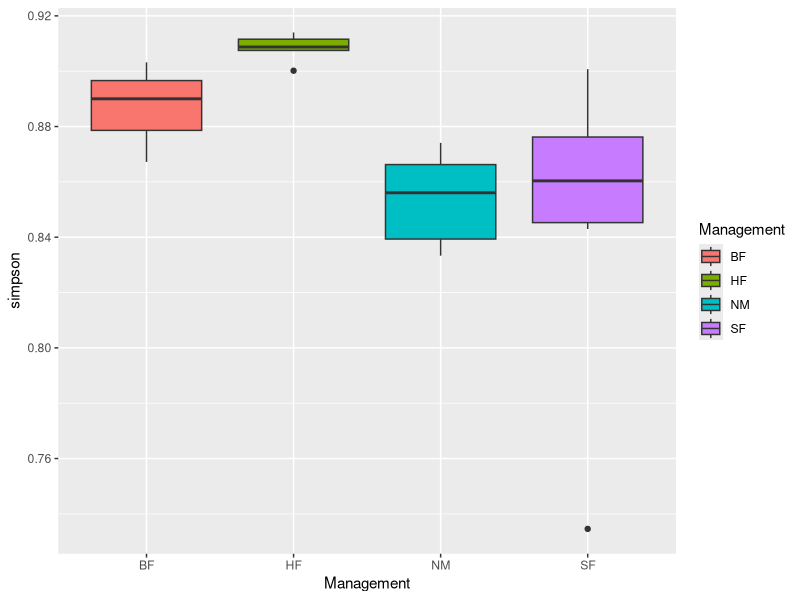
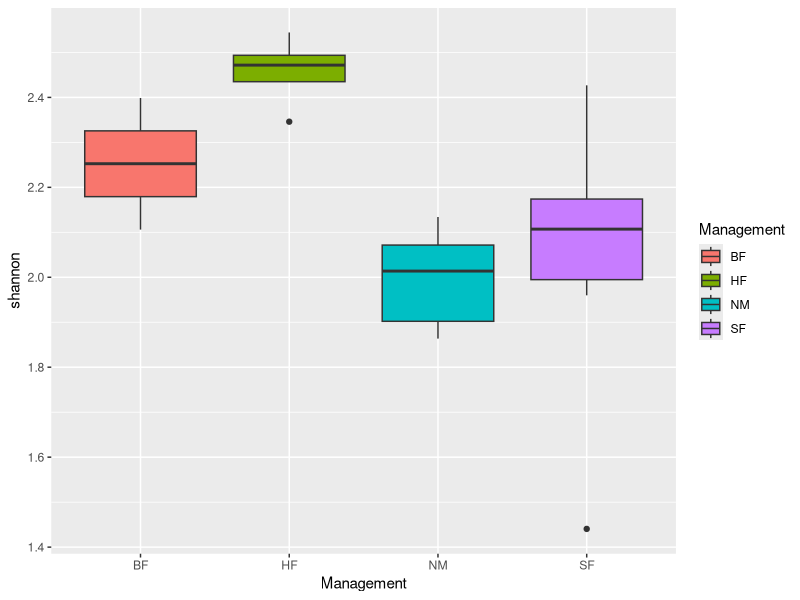
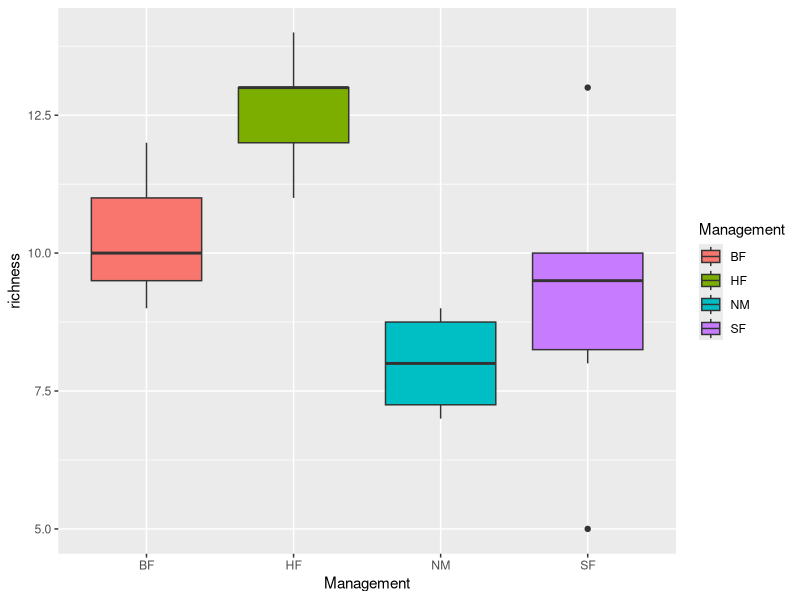
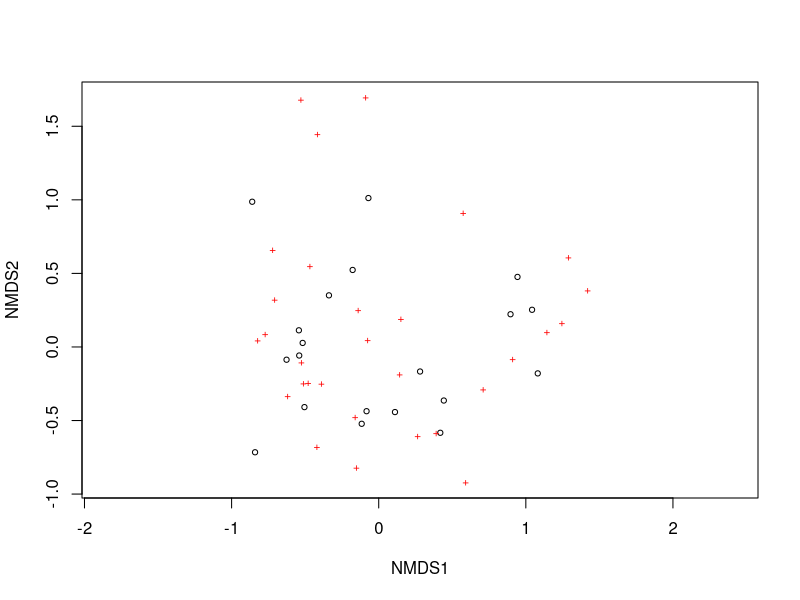
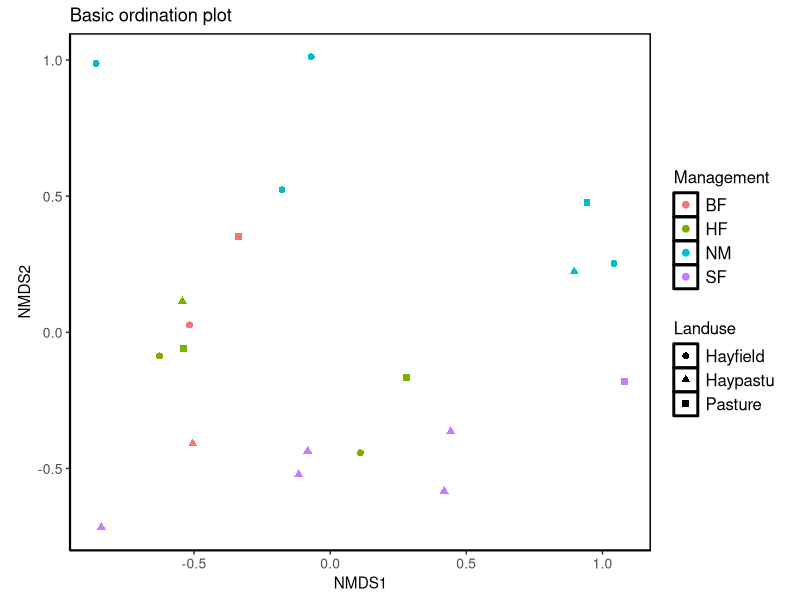
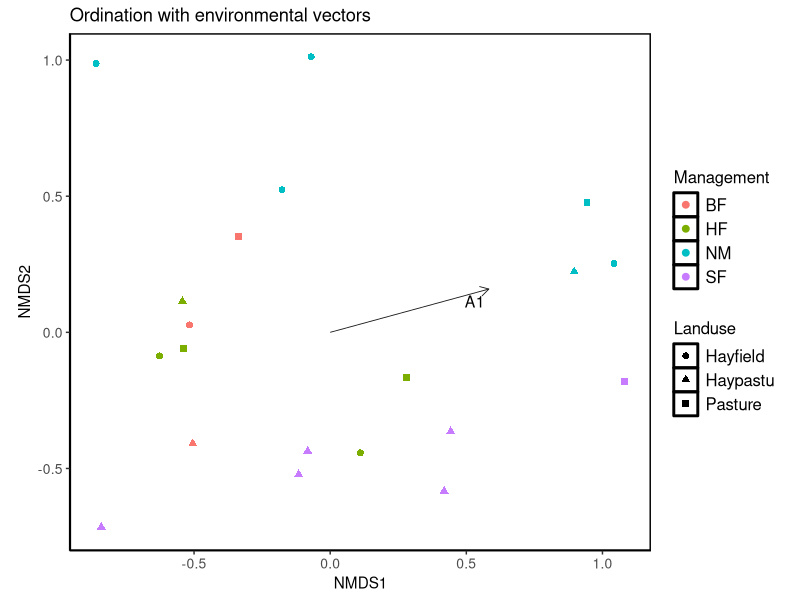
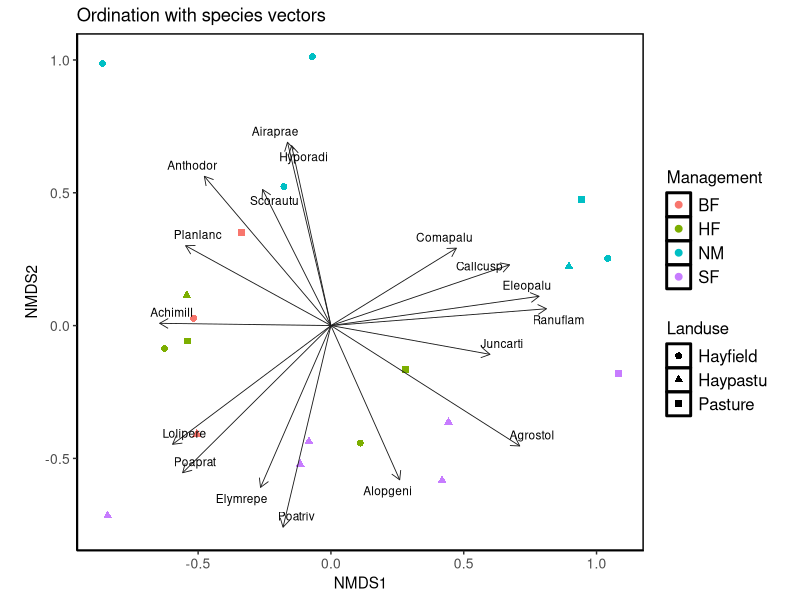
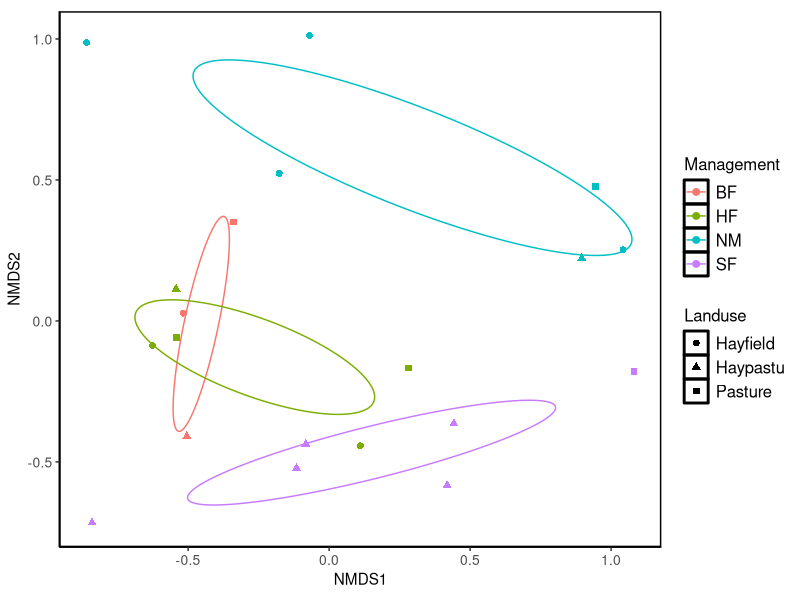

Generate these figures, in order, with R:
################################################################
## Multivariate community analysis tutorial using vegan 
## and phyloseq
## Created by Becca maher
##############################################################

rm(list = ls())
# install packages
#install.packages("vegan")
# learn more about vegan: https://cran.r-project.org/web/packages/vegan/vegan.pdf


# load libraries
# Vegan: Community Ecology Package
# Ordination methods, diversity analysis and other functions for community and vegetation ecologists.
library("vegan")
library("dplyr")
library("ggplot2")



# load species data that comes with the vegan package
data(package = "vegan") ## names of data sets in the package

# This dataset was collected as a part of the project focused on the effect 
# of management on dune meadows. It contains 20 plots of 2×2 m2, 
# sampled in 1982 following Braun-Blanquet method estimating 
# plant cover in each plot (using 9-grade ordinal cover scale). 
# Total of 30 species (28 vascular and 2 bryophytes) were recorded.

data(dune) # Vegetation and Environment in Dutch Dune Meadows

dim(dune) #a data frame of observations of 30 species at 20 sites
# load environmental data


data("dune.env")


dim(dune.env)



## Alpha diversity ##
# calculate alpha diversity measures
diversity(dune, index = "simpson")
diversity(dune, index = "shannon")
specnumber(dune)
# make dataframe
simpson <- as.data.frame(diversity(dune, index = "simpson"))
shannon <- as.data.frame(diversity(dune, index = "shannon"))
richness <- as.data.frame(specnumber(dune))
# rename columns
colnames(simpson)[1] <- "simpson"
colnames(shannon)[1] <- "shannon"
colnames(richness)[1] <- "richness"
# combine into a dataframe
alphadiv <- cbind(dune.env, simpson, shannon, richness)
# exploratory plots
ggplot(alphadiv, aes(x = Management, y = simpson, fill = Management)) +
  geom_boxplot()
ggplot(alphadiv, aes(x = Management, y = shannon, fill = Management)) +
  geom_boxplot()
ggplot(alphadiv, aes(x = Management, y = richness, fill = Management)) +
  geom_boxplot()
# fit linear models
mod.simpson <- lm(simpson ~ Management, data = alphadiv)
anova(mod.simpson)
mod.shannon <- lm(shannon ~ Management, data = alphadiv)
anova(mod.shannon)
mod.richness <- lm(richness ~ Management, data = alphadiv)
anova(mod.richness)




## Beta diversity ##

#1# Basic sites-species ordination plot
# ordinate the data using the Bray-Curtis distance and NMDS
# Nonmetric Multidiminsional Scaling
dune.mds <- metaMDS(dune, distance = "bray")
dune.mds
plot(dune.mds)

# Ordinations
#- The ordination graphs shows the main features of similarities and differences in the data
#- If two SUs are close to each other, they have similar communities
#- If two SUs are far away from each other, the communities differ
#- If two species are close to each other, they have similar occurrence patterns, 
#  and occur most abundantly in SUs that are close to them
#- It can be assumed that environmental conditions are behind these differences and 
#  we can identify the external variables that explain  the ordination structure



#2# Site ordination colored by metadata
# add metadata to sites
site.scrs <- as.data.frame(scores(dune.mds, display = "sites")) #save NMDS results into dataframe
site.scrs <- cbind(site.scrs, Management = dune.env$Management) #add grouping variable "Management" to dataframe
site.scrs <- cbind(site.scrs, Landuse = dune.env$Use) #add grouping variable of cluster grouping to dataframe

head(site.scrs)
# plot
nmds.plot.dune <- ggplot(site.scrs, aes(x=NMDS1, y=NMDS2))+ #sets up the plot
  geom_point(aes(NMDS1, NMDS2, colour = factor(site.scrs$Management), shape = factor(site.scrs$Landuse)), size = 2)+ #adds site points to plot, shape determined by Landuse, colour determined by Management
  coord_fixed()+
  theme_classic()+ 
  theme(panel.background = element_rect(fill = NA, colour = "black", size = 1, linetype = "solid"))+
  labs(colour = "Management", shape = "Landuse")+ # add legend labels for Management and Landuse
  theme(legend.position = "right", legend.text = element_text(size = 12), legend.title = element_text(size = 12), axis.text = element_text(size = 10)) # add legend at right of plot

nmds.plot.dune + labs(title = "Basic ordination plot") #displays plot



# Fits vectors into an ordiantion: looks for maximum correlation  of variables with projection of points
dune.envfit <- envfit(dune.mds, dune.env, permutations = 999) # this fits environmental vectors
dune.spp.fit <- envfit(dune.mds, dune, permutations = 999) # this fits species vectors



#3# Site ordination colored by metadata with significant environmental vectors overlay
# isolate significant environmental vectors
env.scores.dune <- as.data.frame(scores(dune.envfit, display = "vectors")) #extracts relevant scores from envifit
env.scores.dune <- cbind(env.scores.dune, env.variables = rownames(env.scores.dune)) #and then gives them their names
env.scores.dune <- cbind(env.scores.dune, pval = dune.envfit$vectors$pvals) # add pvalues to dataframe
sig.env.scrs <- subset(env.scores.dune, pval<=0.05) #subset data to show variables significant at 0.05

head(env.scores.dune)
# plot ordination with environmental vector
nmds.plot.dune+
  geom_segment(data = sig.env.scrs, aes(x = 0, xend=NMDS1, y=0, yend=NMDS2), arrow = arrow(length = unit(0.25, "cm")), colour = "grey10", lwd=0.3) + #add vector arrows of significant env variables
  ggrepel::geom_text_repel(data = sig.env.scrs, aes(x=NMDS1, y=NMDS2, label = env.variables), cex = 4, direction = "both", segment.size = 0.25)+ #add labels for env variables
  labs(title="Ordination with environmental vectors")


#4# Site ordination colored by metadata with significant species vectors overlay
spp.scrs <- as.data.frame(scores(dune.spp.fit, display = "vectors")) #save species intrinsic values into dataframe
spp.scrs <- cbind(spp.scrs, Species = rownames(spp.scrs)) #add species names to dataframe
spp.scrs <- cbind(spp.scrs, pval = dune.spp.fit$vectors$pvals) #add pvalues to dataframe so you can select species which are significant
sig.spp.scrs <- subset(spp.scrs, pval<=0.05) #subset data to show species significant at 0.05

head(sig.spp.scrs)
# plot ordination with species vectors
nmds.plot.dune+
  geom_segment(data = sig.spp.scrs, aes(x = 0, xend=NMDS1, y=0, yend=NMDS2), arrow = arrow(length = unit(0.25, "cm")), colour = "grey10", lwd=0.3) + #add vector arrows of significant species
  ggrepel::geom_text_repel(data = sig.spp.scrs, aes(x=NMDS1, y=NMDS2, label = Species), cex = 3, direction = "both", segment.size = 0.25)+ #add labels for species, use ggrepel::geom_text_repel so that labels do not overlap
  labs(title = "Ordination with species vectors")



#5#  Stats
# function to compute dissimilarity indices
BC_dist <- vegdist(dune, method = "bray")
# PERMANOVA: permutational multivariate analysis of variance using distance matrices
adonis2(BC_dist ~ Management*A1, data=dune.env)
# PERMDISP: multivariate homogeneity of group dispsersions (variances)
anova(betadisper(BC_dist, dune.env$Management))




## Extra
# Ordination with ellipses
# function for ellipses

veganCovEllipse <- function (cov, center = c(0, 0), scale = 1, npoints = 100) 
{
  theta <- (0:npoints) * 2 * pi/npoints
  Circle <- cbind(cos(theta), sin(theta))
  t(center + scale * t(Circle %*% chol(cov)))
}

#data for ellipse, in this case using the management factor
df_ell.dune.management <- data.frame() #sets up a data frame before running the function.
for(g in levels(site.scrs$Management)){
  df_ell.dune.management <- rbind(df_ell.dune.management, cbind(as.data.frame(with(site.scrs [site.scrs$Management==g,],
                                                                                   veganCovEllipse(cov.wt(cbind(NMDS1,NMDS2),wt=rep(1/length(NMDS1),length(NMDS1)))$cov,center=c(mean(NMDS1),mean(NMDS2))))) ,Management=g))
}

# data for labelling the ellipse
NMDS.mean.dune=aggregate(site.scrs[ ,c("NMDS1", "NMDS2")], 
                         list(group = site.scrs$Management), mean)

# data for labelling the ellipse
NMDS.mean=aggregate(site.scrs[,c("NMDS1", "NMDS2")], 
                    list(group = site.scrs$Management), mean)

nmds.plot.dune+ 
  geom_path(data = df_ell.dune.management, aes(x = NMDS1, y = NMDS2, group = Management, color = Management)) #this is the ellipse, seperate ones by Site.
